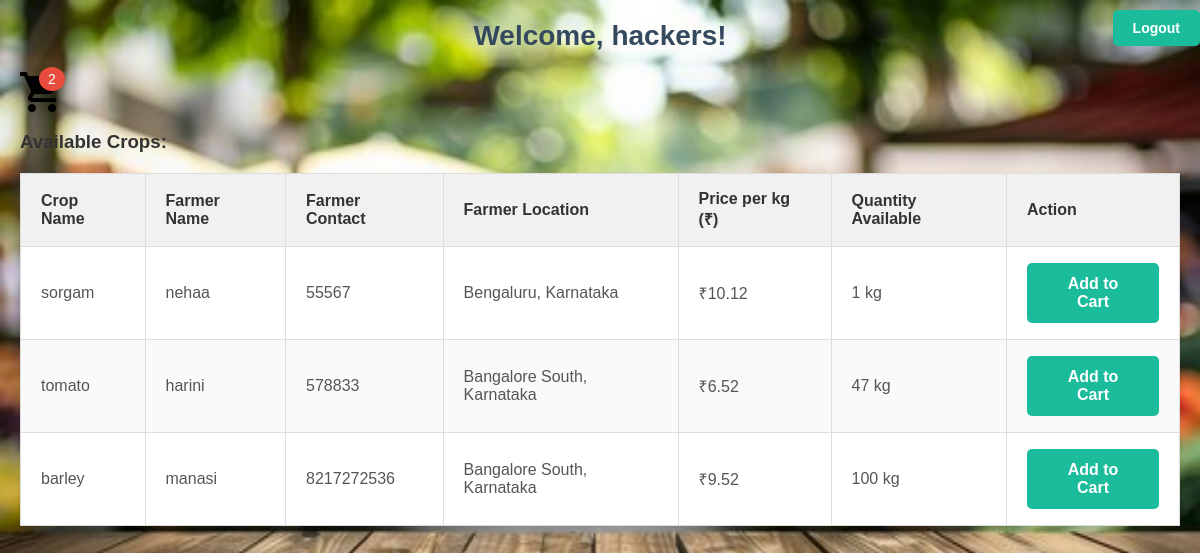
/dashboard/ (signed in), run on an earlier commit of the app's database.
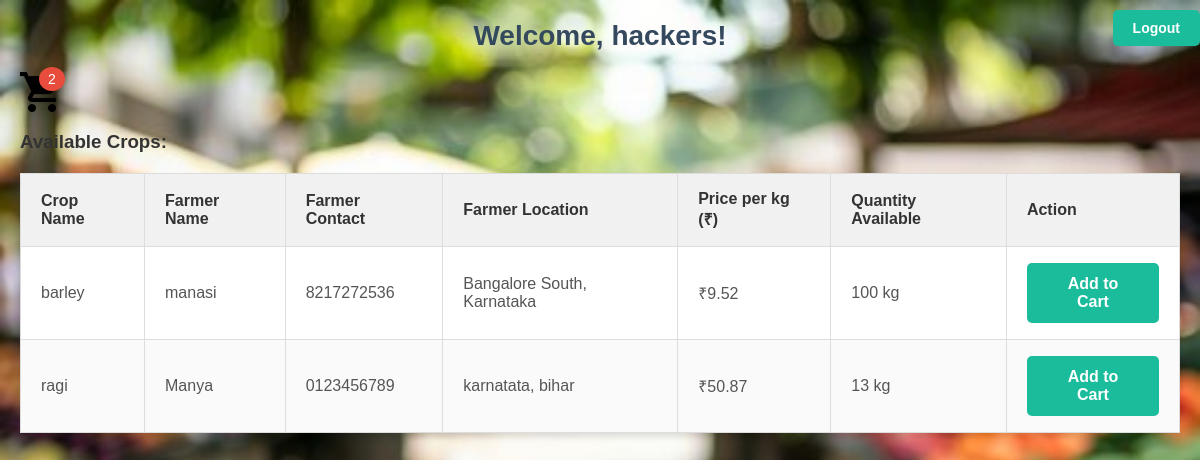
And on a later commit of the database.
### core/models.py (models this page shows, shortened)
class Crop(models.Model):
    farmer_name = models.CharField(max_length=100)
    contact_number = models.CharField(max_length=15)
    state = models.CharField(max_length=50)
    city = models.CharField(max_length=50, default='Unknown')
    crop_name = models.CharField(max_length=100)
    quantity_to_sell = models.IntegerField()
    seeds_cost = models.DecimalField(max_digits=10, decimal_places=2)
    fertilizer_cost = models.DecimalField(max_digits=10, decimal_places=2)
    pesticide_cost = models.DecimalField(max_digits=10, decimal_places=2)
    machinery_cost = models.DecimalField(max_digits=10, decimal_places=2)
    labor_cost = models.DecimalField(max_digits=10, decimal_places=2)
    msp = models.DecimalField(max_digits=10, decimal_places=2)
    price_per_kg = models.DecimalField(max_digits=10, decimal_places=2, null=True, blank=True)  # Add this
    available_quantity = models.IntegerField(default=0)  # New field for tracking quantity available after sales

### core/views.py (the view)
# urls.py: path('dashboard/', views.customer_dashboard, name='customer_dashboard'),
@login_required
def customer_dashboard(request):
    cart = Cart.objects.filter(customer=request.user, is_checked_out=False).first()
    cart_item_count = 0
    if cart:
        cart_item_count = CartItem.objects.filter(cart=cart).values('crop').distinct().count()
    crops = Crop.objects.filter(quantity_to_sell__gt=0)  # Only crops with non-zero quantity
    return render(request, 'core/customer_dashboard.html', {
        'cart_item_count': cart_item_count,
        'crops': crops,
    })

### core/templates/core/customer_dashboard.html (shortened to what this page needs)
{% load static %}
{% load i18n %}
<h2>{% trans "Welcome," %} {{ user.username }}!</h2>
<div class="cart-icon">
    <a href="{% url 'cart' %}">
        <img src="{% static 'images/cart_icon.png' %}" alt="{% trans 'Cart' %}" />
        <span class="cart-count">{{ cart_item_count }}</span>
    </a>
</div>
<div class="logout">
    <a href="{% url 'farmer_logout' %}" class="btn">{% trans "Logout" %}</a>
</div>
<h3>{% trans "Available Crops:" %}</h3>
<table>
    <thead>
        <tr>
            <th>{% trans "Crop Name" %}</th>
            <th>{% trans "Farmer Name" %}</th>
            <th>{% trans "Farmer Contact" %}</th>
            <th>{% trans "Farmer Location" %}</th>
            <th>{% trans "Price per kg (₹)" %}</th>
            <th>{% trans "Quantity Available" %}</th>
            <th>{% trans "Action" %}</th>
        </tr>
    </thead>
    <tbody>
        {% for crop in crops %}
            <tr>
                <td>{{ crop.crop_name }}</td>
                <td>{{ crop.farmer_name }}</td>
                <td>{{ crop.contact_number }}</td>
                <td>{{ crop.city }}, {{ crop.state }}</td>
                <td>₹{{ crop.price_per_kg|floatformat:2 }}</td>
                <td>{{ crop.quantity_to_sell }} kg</td>
                <td><a href="{% url 'add_to_cart' crop.id %}" class="btn">{% trans "Add to Cart" %}</a></td>
            </tr>
        {% empty %}
            <tr>
                <td colspan="7">{% trans "No crops available." %}</td>
            </tr>
        {% endfor %}
    </tbody>
</table>

What changed in the data, as far as the page shows it:
no longer on this page (row edited): Crop: crop_name "sorgam", farmer_name "nehaa", contact_number "55567", city "Bengaluru", state "Karnataka", price_per_kg "10.12", quantity_to_sell "1"
no longer on this page (row edited): Crop: crop_name "tomato", farmer_name "harini", contact_number "578833", city "Bangalore South", state "Karnataka", price_per_kg "6.52", quantity_to_sell "47"
added Crop: crop_name "ragi", farmer_name "Manya", contact_number "0123456789", city "karnatata", state "bihar", price_per_kg "50.87", quantity_to_sell "13"
